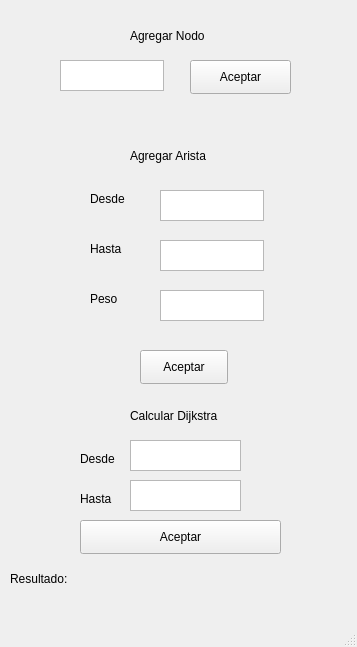
<?xml version="1.0" encoding="UTF-8"?>
<ui version="4.0">
 <class>MainWindow</class>
 <widget class="QMainWindow" name="MainWindow">
  <property name="geometry">
   <rect>
    <x>0</x>
    <y>0</y>
    <width>357</width>
    <height>647</height>
   </rect>
  </property>
  <property name="windowTitle">
   <string>MainWindow</string>
  </property>
  <widget class="QWidget" name="centralwidget">
   <widget class="QPushButton" name="pushButton">
    <property name="geometry">
     <rect>
      <x>80</x>
      <y>520</y>
      <width>201</width>
      <height>34</height>
     </rect>
    </property>
    <property name="text">
     <string>Aceptar</string>
    </property>
    <property name="shortcut">
     <string>Return</string>
    </property>
    <property name="default">
     <bool>false</bool>
    </property>
   </widget>
   <widget class="QTextEdit" name="textEdit">
    <property name="geometry">
     <rect>
      <x>130</x>
      <y>440</y>
      <width>111</width>
      <height>31</height>
     </rect>
    </property>
   </widget>
   <widget class="QTextEdit" name="textEdit_2">
    <property name="geometry">
     <rect>
      <x>130</x>
      <y>480</y>
      <width>111</width>
      <height>31</height>
     </rect>
    </property>
   </widget>
   <widget class="QLabel" name="label">
    <property name="geometry">
     <rect>
      <x>80</x>
      <y>450</y>
      <width>58</width>
      <height>18</height>
     </rect>
    </property>
    <property name="text">
     <string>Desde</string>
    </property>
   </widget>
   <widget class="QLabel" name="label_2">
    <property name="geometry">
     <rect>
      <x>10</x>
      <y>600</y>
      <width>331</width>
      <height>18</height>
     </rect>
    </property>
    <property name="text">
     <string/>
    </property>
   </widget>
   <widget class="QLabel" name="label_3">
    <property name="geometry">
     <rect>
      <x>80</x>
      <y>490</y>
      <width>71</width>
      <height>18</height>
     </rect>
    </property>
    <property name="text">
     <string>Hasta</string>
    </property>
   </widget>
   <widget class="QLabel" name="label_4">
    <property name="geometry">
     <rect>
      <x>10</x>
      <y>570</y>
      <width>91</width>
      <height>18</height>
     </rect>
    </property>
    <property name="text">
     <string>Resultado: </string>
    </property>
   </widget>
   <widget class="QTextEdit" name="textEdit_3">
    <property name="geometry">
     <rect>
      <x>60</x>
      <y>60</y>
      <width>104</width>
      <height>31</height>
     </rect>
    </property>
   </widget>
   <widget class="QPushButton" name="pushButton_2">
    <property name="geometry">
     <rect>
      <x>190</x>
      <y>60</y>
      <width>101</width>
      <height>34</height>
     </rect>
    </property>
    <property name="text">
     <string>Aceptar</string>
    </property>
   </widget>
   <widget class="QLabel" name="label_5">
    <property name="geometry">
     <rect>
      <x>130</x>
      <y>20</y>
      <width>91</width>
      <height>31</height>
     </rect>
    </property>
    <property name="text">
     <string>Agregar Nodo</string>
    </property>
   </widget>
   <widget class="QLabel" name="label_6">
    <property name="geometry">
     <rect>
      <x>130</x>
      <y>140</y>
      <width>111</width>
      <height>31</height>
     </rect>
    </property>
    <property name="text">
     <string>Agregar Arista</string>
    </property>
   </widget>
   <widget class="QTextEdit" name="textEdit_4">
    <property name="geometry">
     <rect>
      <x>160</x>
      <y>190</y>
      <width>104</width>
      <height>31</height>
     </rect>
    </property>
   </widget>
   <widget class="QTextEdit" name="textEdit_5">
    <property name="geometry">
     <rect>
      <x>160</x>
      <y>240</y>
      <width>104</width>
      <height>31</height>
     </rect>
    </property>
   </widget>
   <widget class="QTextEdit" name="textEdit_6">
    <property name="geometry">
     <rect>
      <x>160</x>
      <y>290</y>
      <width>104</width>
      <height>31</height>
     </rect>
    </property>
   </widget>
   <widget class="QPushButton" name="pushButton_3">
    <property name="geometry">
     <rect>
      <x>140</x>
      <y>350</y>
      <width>88</width>
      <height>34</height>
     </rect>
    </property>
    <property name="text">
     <string>Aceptar</string>
    </property>
   </widget>
   <widget class="QLabel" name="label_7">
    <property name="geometry">
     <rect>
      <x>130</x>
      <y>400</y>
      <width>111</width>
      <height>31</height>
     </rect>
    </property>
    <property name="text">
     <string>Calcular Dijkstra</string>
    </property>
   </widget>
   <widget class="QLabel" name="label_8">
    <property name="geometry">
     <rect>
      <x>90</x>
      <y>190</y>
      <width>58</width>
      <height>18</height>
     </rect>
    </property>
    <property name="text">
     <string>Desde</string>
    </property>
   </widget>
   <widget class="QLabel" name="label_9">
    <property name="geometry">
     <rect>
      <x>90</x>
      <y>240</y>
      <width>58</width>
      <height>18</height>
     </rect>
    </property>
    <property name="text">
     <string>Hasta</string>
    </property>
   </widget>
   <widget class="QLabel" name="label_10">
    <property name="geometry">
     <rect>
      <x>90</x>
      <y>290</y>
      <width>58</width>
      <height>18</height>
     </rect>
    </property>
    <property name="text">
     <string>Peso</string>
    </property>
   </widget>
  </widget>
  <widget class="QStatusBar" name="statusbar"/>
 </widget>
 <resources/>
 <connections/>
</ui>
